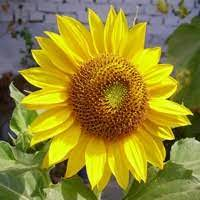
#> input picture download.jpg, 200 x 200 px
$ jupyter execute code.ipynb   (shell and % lines are left out)
#> lines starting #> are read from the running program, lines starting #| are printed output that depends on the picture
<a href="https://colab.research.google.com/github/aashay987/2DAffineTransforms/blob/master/code.ipynb" target="_parent"></a>

[cell 1]
%pylab inline
import matplotlib.pyplot as plt
import matplotlib.image as mpimg
import pandas as pd
import cv2
img =cv2.imread('download.jpg')
#> img is the input picture: shape (200, 200, 3); mean B, G, R 45.8, 135.9, 148.5
imgplot = plt.imshow(img)
plt.show()
print('The shape of the image is {0}'.format(img.shape))
#| The shape of the image is (200, 200, 3)
gray = cv2.cvtColor(img, cv2.COLOR_BGR2GRAY)
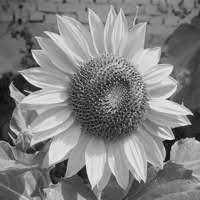
#> gray: shape (200, 200); min 3, max 239, mean 129.4

#Translate the image to (X,Y)

[cell 2]
def translate(img,x,y):
#> called with x = 10, y = 40
  img.astype(np.int32)
  h,w=img.shape
#> h = 200; w = 200
  filter=np.array([[1,0,x],[0,1,y]])
  output = np.zeros(img.shape , dtype= 'u1')
  for i in range(h):
    for j in range(w):
      xy=np.array([j,i,1])
      n_xy=np.dot(filter,xy)
      x0=int(n_xy[0])
      y0=int(n_xy[1])

      if 0 <= x0 < w and 0 <= y0 < h:
        output[y0,x0] = img[i,j]
  return output

figure, axis = plt.subplots(1,2)
axis[0].imshow(gray)
axis[0].set_title("orignal image")
trans_img=translate(gray,10,40)
axis[1].imshow(trans_img)
axis[1].set_title("translated image")
plt.show()
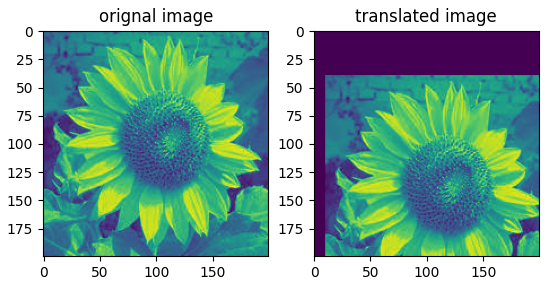
#> figure drawn by matplotlib, 2 panels

#Scale about the origin

[cell 3]
def scale_origin(img,W,H):
#> called with W = 1.2, H = 0.8
  img.astype(np.int32)
  h,w=img.shape
#> h = 200; w = 200
  filter=np.array([[W,0],[0,H]])
  output = img
  for i in range(h):
    for j in range(w):
      xy=np.array([j,i])
      n_xy=np.dot(filter,xy)
      x0=int(n_xy[0])
      y0=int(n_xy[1])
      if 0 <= x0 < w and 0 <= y0 < h:
        output[y0,x0] = img[i,j]
  scaled=output[0:y0+1,0:x0+1]
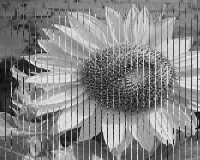
#> scaled: shape (160, 200); min 3, max 239, mean 132.7
  blur = cv2.GaussianBlur(scaled,(3,3),0)
  return blur


gray = cv2.cvtColor(img, cv2.COLOR_BGR2GRAY)
figure, axis = plt.subplots(1,2)
axis[0].imshow(gray[:])
axis[0].set_title("orignal image")
op_scaled=scale_origin(gray,1.2,0.8)
axis[1].imshow(op_scaled)
axis[1].set_title("scaled image")
plt.show()

#Rotate about the origin

[cell 4]
def rotate_origin(img,theta):
#> called with theta = 5
  img.astype(np.int32)
  h,w=img.shape
#> h = 200; w = 200
  cos=np.cos(np.pi/180 * theta)
  sin=np.sin(np.pi/180 * theta)
  filter=np.array([[cos,sin],[-sin,cos]])
  output = np.zeros(img.shape)
  for i in range(h):
    for j in range(w):
      xy=np.array([j,i])
      n_xy=np.dot(filter,xy)
      x0=int(n_xy[0])
      y0=int(n_xy[1])
      if 0 <= x0 < w and 0 <= y0 < h:
        output[y0,x0] = img[i,j]
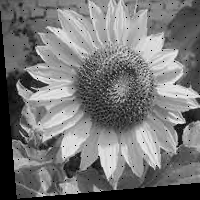
#> output: shape (200, 200) float64; min 0, max 239, mean 118.9
  scaled=output[0:y0+1,0:x0+1]
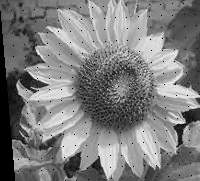
#> scaled: shape (181, 200) float64; min 0, max 239, mean 126
  blur = cv2.GaussianBlur(scaled,(3,3),0)
#> blur: shape (181, 200) float64
  return output


gray = cv2.cvtColor(img, cv2.COLOR_BGR2GRAY)
figure, axis = plt.subplots(1,2)
axis[0].imshow(gray[:])
axis[0].set_title("orignal image")
# Angle in degrees
op_scaled=rotate_origin(gray,5)
axis[1].imshow(op_scaled)
axis[1].set_title("rotated image")
plt.show()

#Rotate about the origin

[cell 5]
def rotate_origin(img,theta):
#> called with theta = 5
  img.astype(np.int32)
  h,w=img.shape
#> h = 200; w = 200
  cos=np.cos(np.pi/180 * theta)
  sin=np.sin(np.pi/180 * theta)
  filter=np.array([[cos,sin],[-sin,cos]])
  output = np.zeros(img.shape)
  for i in range(h):
    for j in range(w):
      xy=np.array([j,i])
      n_xy=np.dot(filter,xy)
      x0=int(n_xy[0])
      y0=int(n_xy[1])
      if 0 <= x0 < w and 0 <= y0 < h:
        output[y0,x0] = img[i,j]
  scaled=output[0:y0+1,0:x0+1]
  blur = cv2.GaussianBlur(scaled,(3,3),0)
  return output


gray = cv2.cvtColor(img, cv2.COLOR_BGR2GRAY)
figure, axis = plt.subplots(1,2)
axis[0].imshow(gray[:])
axis[0].set_title("orignal image")
# Angle in degrees
op_scaled=rotate_origin(gray,5)
axis[1].imshow(op_scaled)
axis[1].set_title("rotated image")
plt.show()

# Sheer in x and y direction

[cell 6]
def sheer_x(img,theta):
#> called with theta = 5
  img.astype(np.int32)
  h,w=img.shape
#> h = 200; w = 200
  tan=np.tan(np.pi/180 * theta)
  filter=np.array([[1,tan],[0,1]])
  output = np.zeros(img.shape)
  for i in range(h):
    for j in range(w):
      xy=np.array([j,i])
      n_xy=np.dot(filter,xy)
      x0=int(n_xy[0])
      y0=int(n_xy[1])
      if 0 <= x0 < w and 0 <= y0 < h:
        output[y0,x0] = img[i,j]
  scaled=output[0:y0+1,0:x0+1]
  blur = cv2.GaussianBlur(scaled,(3,3),0)
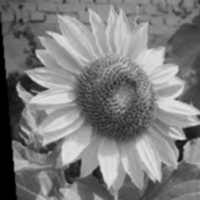
#> blur: shape (200, 200) float64; min 0, max 227.6, mean 125
  return output


def sheer_y(img,theta):
#> called with theta = 9
  img.astype(np.int32)
  h,w=img.shape
#> h = 200; w = 200
  tan=np.tan(np.pi/180 * theta)
  filter=np.array([[1,0],[tan,1]])
  output = np.zeros(img.shape)
  for i in range(h):
    for j in range(w):
      xy=np.array([j,i])
      n_xy=np.dot(filter,xy)
      x0=int(n_xy[0])
      y0=int(n_xy[1])
      if 0 <= x0 < w and 0 <= y0 < h:
        output[y0,x0] = img[i,j]
  scaled=output[0:y0+1,0:x0+1]
  blur = cv2.GaussianBlur(scaled,(3,3),0)
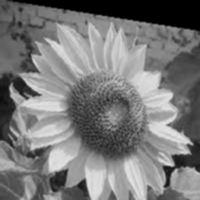
#> blur: shape (200, 200) float64; min 0, max 227.6, mean 121
  return output


gray = cv2.cvtColor(img, cv2.COLOR_BGR2GRAY)
figure, axis = plt.subplots(1,3)
axis[0].imshow(gray[:])
axis[0].set_title("orignal image")
# Angle in degrees

sh_x=sheer_x(gray,5)
axis[1].imshow(sh_x)
axis[1].set_title("sheer in x")

sh_y=sheer_y(gray,9)
axis[2].imshow(sh_y)
axis[2].set_title("sheer in y")

plt.show()

# Reflection

[cell 7]
def reflect_origin(img):
  img.astype(np.int32)
  h,w=img.shape
#> h = 200; w = 200
  filter=np.array([[-1,0],[0,-1]])
  output = np.zeros(img.shape)
  for i in range(h):
    for j in range(w):
      xy=np.array([j,i])
      n_xy=np.dot(filter,xy)
      x0=int(n_xy[0])
      y0=int(n_xy[1])
      output[y0,x0] = img[i,j]
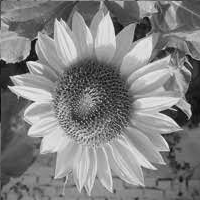
#> output: shape (200, 200) float64; min 3, max 239, mean 129.4
  scaled=output[0:y0+1,0:x0+1]
#> scaled = [[81, 53], [65, 103]]
  blur = cv2.GaussianBlur(scaled,(3,3),0)
#> blur = [[75.5, 75.5], [75.5, 75.5]]
  return output

def reflect_x(img):
  img.astype(np.int32)
  h,w=img.shape
#> h = 200
  filter=np.array([[1,0],[0,-1]])
  output = np.zeros(img.shape)
  for i in range(h):
    for j in range(w):
      xy=np.array([j,i])
      n_xy=np.dot(filter,xy)
      x0=int(n_xy[0])
      y0=int(n_xy[1])
      output[y0+img.shape[1]-1,x0] = img[i,j]
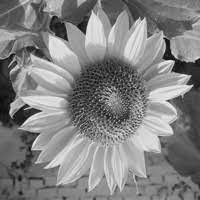
#> output: shape (200, 200) float64; min 3, max 239, mean 129.4
      #print(x0,y0)
  scaled=output[0:y0+1,0:x0+1]
  blur = cv2.GaussianBlur(scaled,(3,3),0)
  return output

def reflect_y(img):
  img.astype(np.int32)
  h,w=img.shape
  filter=np.array([[-1,0],[0,1]])
  output = np.zeros(img.shape)
  for i in range(h):
    for j in range(w):
      xy=np.array([j,i])
      n_xy=np.dot(filter,xy)
      x0=int(n_xy[0])
      y0=int(n_xy[1])
      output[y0,x0+img.shape[0]-1] = img[i,j]
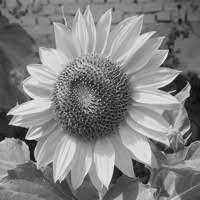
#> output: shape (200, 200) float64; min 3, max 239, mean 129.4

  scaled=output[0:y0+1,0:x0+1]
#> scaled = 200 pairs, first value 19 to 207, second value 17 to 211
  blur = cv2.GaussianBlur(scaled,(3,3),0)
#> blur = 200 pairs, first value 27.5 to 184.6, second value 27.5 to 184.6
  return output


gray = cv2.cvtColor(img, cv2.COLOR_BGR2GRAY)
figure, axis = plt.subplots(2,2)
axis[0][0].imshow(gray)
axis[0][0].set_title("orignal image")
# Angle in degrees


ref_o=reflect_origin(gray)
axis[0][1].imshow(ref_o)
axis[0][1].set_title("reflection about origin")


ref_x=reflect_x(gray)
axis[1][0].imshow(ref_x)
axis[1][0].set_title("reflection about x-axis")


ref_y=reflect_y(gray)
axis[1][1].imshow(ref_y)
axis[1][1].set_title("reflection about y-axis")
plt.show()
